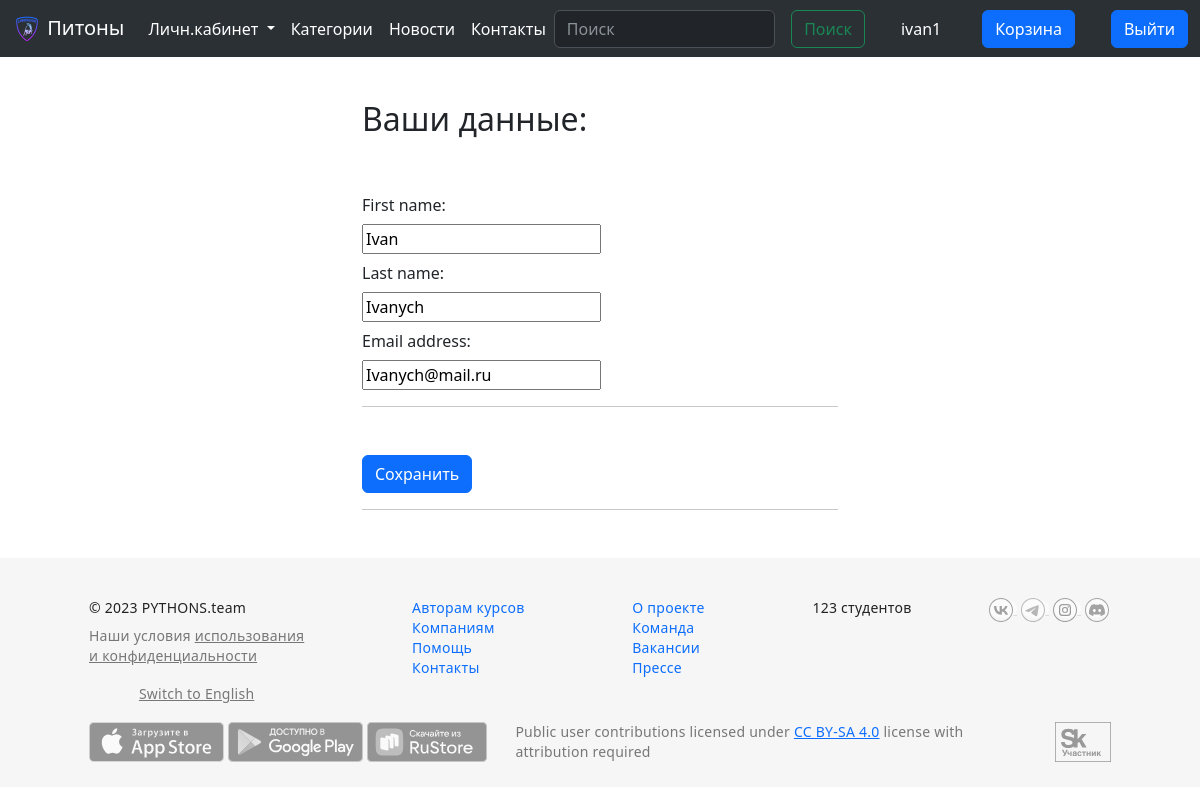
Page /authapp/update/2 (signed in) on the committed database.
### authapp/models.py (models this page shows)
class User(AbstractUser):
    is_teacher = models.BooleanField(default=False)
    course = models.ForeignKey(
        "mainapp.Course",
        on_delete=models.SET_NULL,
        related_name="students",
        null=True,
        blank=True,
        db_constraint=False,
    )

### authapp/views.py (the view, shortened to what this page needs)
# urls.py: path("update/<pk>", views.UserUpdateView.as_view(), name="update"),
class UserUpdateView(LoginRequiredMixin, UpdateView):
    template_name_suffix = "_update_form"
    model = User
    fields = ["first_name", "last_name", "email"]

### authapp/templates/authapp/user_update_form.html (shortened to what this page needs)
{% extends 'mainapp/base.html' %}
{% load static %}
{% block content %}
<div class="container mb-5" style="margin-top: 100px; max-width: 500px;">
    <h2>Ваши данные:</h2>
    <form class="mt-5" method="post" novalidate>
		{% for field in form %}
		<label for="{{ field.name }}" class="col-sm-7 col-form-label">{{ field.label_tag }}</label>
		<div class="col-sm-8" if="{{ field.name }}">
			{{ field }}
		</div>
		{% endfor %}
		<hr>
        <div class="d-flex gap-4 mt-5">
            <button type="submit" class="btn btn-primary" value="Update" >Сохранить</button>
        </div>
        		<hr>
	</form>
</div>
{% endblock %}

### mainapp/templates/mainapp/includes/inc_menu.html (shortened to what this page needs)
{% load static %}
<div>
    <nav
            class="navbar navbar-expand-lg bg-body-tertiary fixed-top"
            data-bs-theme="dark"
    >
        <div class="container-fluid">
            <a class="navbar-brand" href="{% url 'mainapp:index' %}">
                <img
                        src="{% static 'img/logo.svg' %}"
                        alt="Logo"
                        width="30"
                        height="30"
                        class="d-inline-block align-text-top"
                />
                Питоны</a
            >
            <div class="collapse navbar-collapse" id="navbarSupportedContent">
                <ul class="navbar-nav me-auto mb-2 mb-lg-0">
                    <li class="nav-item dropdown">
                        <a
                                class="nav-link dropdown-toggle active"
                                href="#"
                                role="button"
                                data-bs-toggle="dropdown"
                                aria-expanded="false"
                        >
                            Личн.кабинет
                        </a>
                    </li>
                    <li class="nav-item">
                        <a class="nav-link active" aria-current="page"
                           href="{% url 'mainapp:categories' %}">Категории</a>
                    </li>
                    <li class="nav-item">
                        <a class="nav-link active" aria-current="page" href="{% url 'mainapp:news_list' %}">Новости</a>
                    </li>
                    <li class="nav-item">
                        <a class="nav-link active" aria-current="page" href="{% url 'mainapp:contacts' %}">Контакты</a>
                    </li>
                </ul>
                <form class="d-flex my-auto me-3" role="search">
                    <input
                            class="form-control me-3"
                            type="search"
                            placeholder="Поиск"
                            aria-label="Поиск"
                    />
                    <button class="btn btn-outline-success" type="submit">Поиск</button>
                </form>
                <div class="d-grid gap-3 d-md-flex justify-content-md-end">
                    {% if user.is_authenticated %}
                    <li style="display: flex; align-items: center;">
                        <p style="color: white; margin: 0 5 0 20px;">{{ user.username }}</p>
                    </li>
                    <li class="nav-item" style="display: flex; align-items: center;">
                        <a class="nav-link active" href="{% url 'mainapp:cart' %}">
                            <button class="btn btn-primary my-auto" type="submit" style="margin-left: 20px">
                                Корзина
                            </button>
                        </a>
                    </li>
                    <li class="nav-item my-auto" style="display: flex; align-items: center;">
                        <a class="nav-link active" href="{% url 'logout' %}">
                            <button class="btn btn-primary" type="submit" style="margin-left: 20px">
                                Выйти
                            </button>
                        </a>
                    </li>
                    {% endif %}
                </div>
            </div>
        </div>
    </nav>
</div>

### rows in the picture
User: username "ivan1", form "Ivan" "Ivanych" "Ivanych@mail.ru"

### other values in the picture
{{ field.label_tag }} "First name:" "Last name:" "Email address:"
